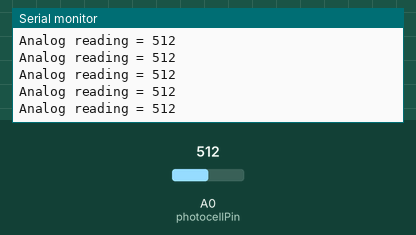
Simulated run of this sketch. Board: Arduino Uno, built with avr-gcc and run on an emulated ATmega328P. Parts: the last lines printed to the serial monitor. Inputs (shaded band) come from the test bench; at power-on: A0 (photocellPin) = 512.

Above: at 1.2 s.
1.3 s: A0 (photocellPin) set to 716
At 1.31 s:
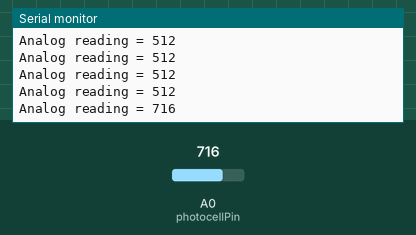
2.8 s: A0 (photocellPin) set to 900
At 2.82 s:
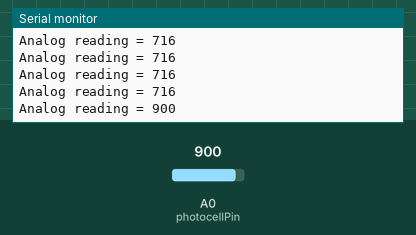
Timing chart, 0 to 5.8 s (numbered marks = the images above; inputs shaded):
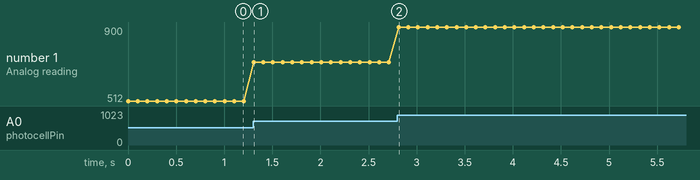

The sketch:

LDR_lux_meter.ino
```cpp
    /* Photocell simple testing sketch.

    Connect one end of the photocell to 5V, the other end to Analog 0.
    Then connect one end of a 10K resistor from Analog 0 to ground
    Connect LED from pin 11 through a resistor to ground
    For more information see http://learn.adafruit.com/photocells */

    int photocellPin = 0;     // the cell and 10K pulldown are connected to a0
    int photocellReading;     // the analog reading from the sensor divider

    void setup(void) {
      // We'll send debugging information via the Serial monitor
      Serial.begin(9600);
    }

    void loop(void) {
      photocellReading = analogRead(photocellPin);

      Serial.print("Analog reading = ");
      Serial.println(photocellReading);     // the raw analog reading

      // LED gets brighter the darker it is at the sensor
      // that means we have to -invert- the reading from 0-1023 back to 1023-0
      photocellReading = 1023 - photocellReading;
      //now we have to map 0-1023 to 0-255 since thats the range analogWrite uses
      delay(100);
    }
```

Measured:
- after the input at 1.3 s, the serial monitor: prints a new line at once (image 1)
- after the input at 2.8 s, the serial monitor: prints a new line at once (image 2)
- plotted number 1: 512 → 716 after the input at 1.3 s, 716 → 900 after the input at 2.8 s
